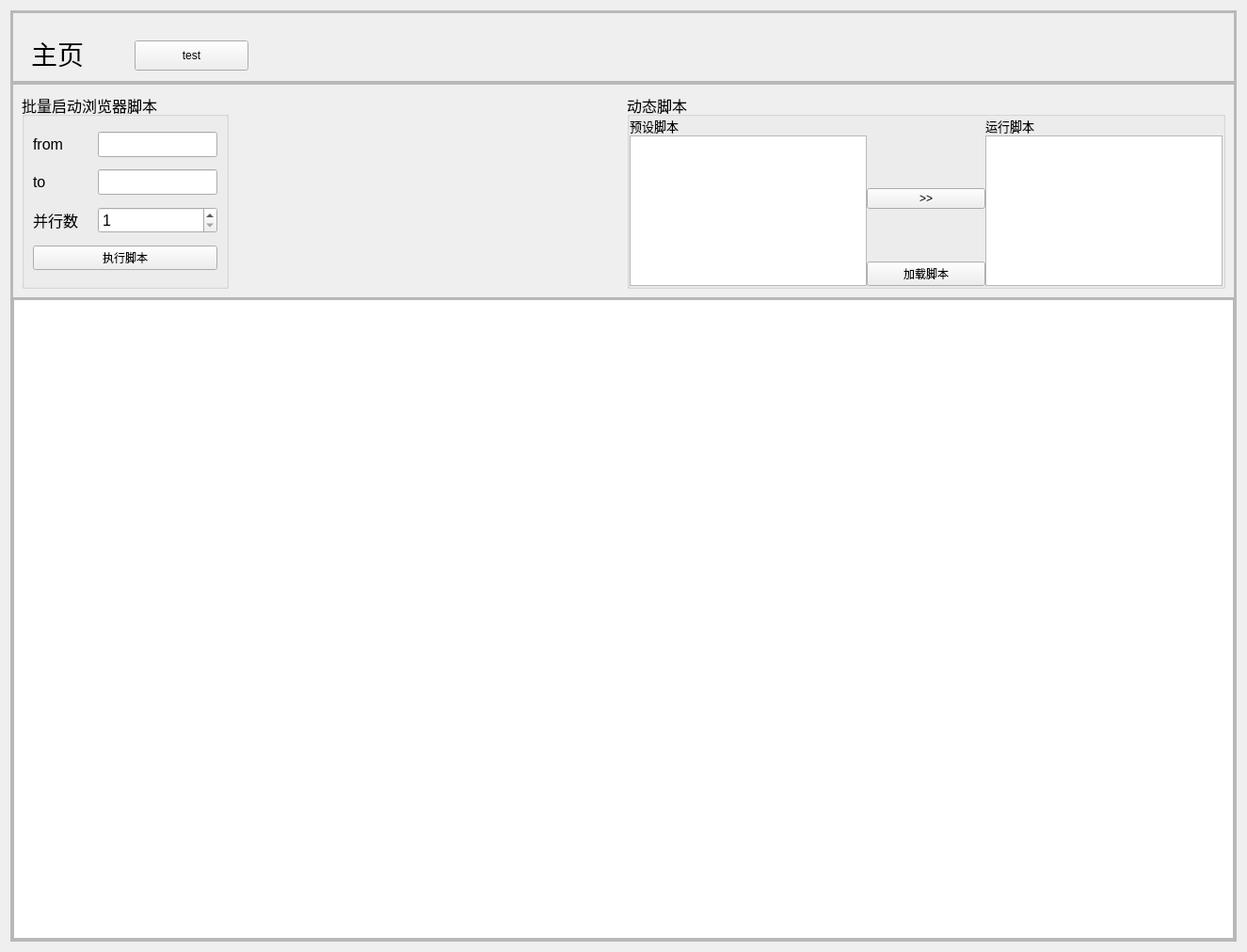
<?xml version="1.0" encoding="UTF-8"?>
<ui version="4.0">
 <class>Form</class>
 <widget class="QWidget" name="Form">
  <property name="geometry">
   <rect>
    <x>0</x>
    <y>0</y>
    <width>1325</width>
    <height>1012</height>
   </rect>
  </property>
  <property name="windowTitle">
   <string>Form</string>
  </property>
  <layout class="QVBoxLayout" name="verticalLayout_2">
   <item>
    <widget class="QFrame" name="frame_main">
     <property name="frameShape">
      <enum>QFrame::StyledPanel</enum>
     </property>
     <property name="frameShadow">
      <enum>QFrame::Raised</enum>
     </property>
     <layout class="QVBoxLayout" name="verticalLayout_3">
      <property name="spacing">
       <number>0</number>
      </property>
      <property name="leftMargin">
       <number>0</number>
      </property>
      <property name="topMargin">
       <number>0</number>
      </property>
      <property name="rightMargin">
       <number>0</number>
      </property>
      <property name="bottomMargin">
       <number>0</number>
      </property>
      <item>
       <widget class="QFrame" name="frame_1">
        <property name="sizePolicy">
         <sizepolicy hsizetype="Preferred" vsizetype="Expanding">
          <horstretch>0</horstretch>
          <verstretch>1</verstretch>
         </sizepolicy>
        </property>
        <property name="frameShape">
         <enum>QFrame::StyledPanel</enum>
        </property>
        <property name="frameShadow">
         <enum>QFrame::Raised</enum>
        </property>
        <layout class="QVBoxLayout" name="verticalLayout_4">
         <property name="spacing">
          <number>0</number>
         </property>
         <property name="leftMargin">
          <number>0</number>
         </property>
         <property name="topMargin">
          <number>0</number>
         </property>
         <property name="rightMargin">
          <number>0</number>
         </property>
         <property name="bottomMargin">
          <number>0</number>
         </property>
         <item>
          <widget class="QFrame" name="frame_1_1">
           <property name="sizePolicy">
            <sizepolicy hsizetype="Preferred" vsizetype="Expanding">
             <horstretch>0</horstretch>
             <verstretch>1</verstretch>
            </sizepolicy>
           </property>
           <property name="frameShape">
            <enum>QFrame::StyledPanel</enum>
           </property>
           <property name="frameShadow">
            <enum>QFrame::Raised</enum>
           </property>
           <widget class="TitleLabel" name="TitleLabel">
            <property name="geometry">
             <rect>
              <x>20</x>
              <y>30</y>
              <width>56</width>
              <height>28</height>
             </rect>
            </property>
            <property name="sizePolicy">
             <sizepolicy hsizetype="Expanding" vsizetype="Preferred">
              <horstretch>1</horstretch>
              <verstretch>0</verstretch>
             </sizepolicy>
            </property>
            <property name="font">
             <font>
              <family>黑体</family>
              <pointsize>21</pointsize>
              <bold>false</bold>
             </font>
            </property>
            <property name="text">
             <string>主页</string>
            </property>
           </widget>
           <widget class="PrimaryPushButton" name="PrimaryPushButton_test">
            <property name="geometry">
             <rect>
              <x>130</x>
              <y>30</y>
              <width>121</width>
              <height>32</height>
             </rect>
            </property>
            <property name="sizePolicy">
             <sizepolicy hsizetype="Expanding" vsizetype="Fixed">
              <horstretch>1</horstretch>
              <verstretch>0</verstretch>
             </sizepolicy>
            </property>
            <property name="font">
             <font>
              <pointsize>9</pointsize>
             </font>
            </property>
            <property name="text">
             <string>test</string>
            </property>
           </widget>
          </widget>
         </item>
        </layout>
       </widget>
      </item>
      <item>
       <widget class="QFrame" name="frame_2">
        <property name="sizePolicy">
         <sizepolicy hsizetype="Preferred" vsizetype="Expanding">
          <horstretch>0</horstretch>
          <verstretch>12</verstretch>
         </sizepolicy>
        </property>
        <property name="frameShape">
         <enum>QFrame::StyledPanel</enum>
        </property>
        <property name="frameShadow">
         <enum>QFrame::Raised</enum>
        </property>
        <layout class="QGridLayout" name="gridLayout">
         <property name="leftMargin">
          <number>0</number>
         </property>
         <property name="topMargin">
          <number>0</number>
         </property>
         <property name="rightMargin">
          <number>0</number>
         </property>
         <property name="bottomMargin">
          <number>0</number>
         </property>
         <property name="spacing">
          <number>0</number>
         </property>
         <item row="1" column="0">
          <widget class="QFrame" name="frame_2_2">
           <property name="sizePolicy">
            <sizepolicy hsizetype="Preferred" vsizetype="Preferred">
             <horstretch>0</horstretch>
             <verstretch>6</verstretch>
            </sizepolicy>
           </property>
           <property name="frameShape">
            <enum>QFrame::StyledPanel</enum>
           </property>
           <property name="frameShadow">
            <enum>QFrame::Raised</enum>
           </property>
           <layout class="QGridLayout" name="gridLayout_4">
            <property name="leftMargin">
             <number>0</number>
            </property>
            <property name="topMargin">
             <number>0</number>
            </property>
            <property name="rightMargin">
             <number>0</number>
            </property>
            <property name="bottomMargin">
             <number>0</number>
            </property>
            <property name="spacing">
             <number>0</number>
            </property>
            <item row="0" column="0">
             <widget class="QTableView" name="tableView_env_config"/>
            </item>
           </layout>
          </widget>
         </item>
         <item row="0" column="0">
          <widget class="QFrame" name="frame_2_1">
           <property name="sizePolicy">
            <sizepolicy hsizetype="Preferred" vsizetype="Preferred">
             <horstretch>3</horstretch>
             <verstretch>2</verstretch>
            </sizepolicy>
           </property>
           <property name="font">
            <font>
             <pointsize>12</pointsize>
            </font>
           </property>
           <property name="frameShape">
            <enum>QFrame::StyledPanel</enum>
           </property>
           <property name="frameShadow">
            <enum>QFrame::Raised</enum>
           </property>
           <layout class="QHBoxLayout" name="horizontalLayout">
            <item alignment="Qt::AlignLeft">
             <widget class="QGroupBox" name="groupBox">
              <property name="sizePolicy">
               <sizepolicy hsizetype="Preferred" vsizetype="Preferred">
                <horstretch>1</horstretch>
                <verstretch>0</verstretch>
               </sizepolicy>
              </property>
              <property name="title">
               <string>批量启动浏览器脚本</string>
              </property>
              <layout class="QGridLayout" name="gridLayout_3">
               <item row="2" column="1" colspan="2">
                <widget class="QSpinBox" name="spinBox_thread_count">
                 <property name="minimum">
                  <number>1</number>
                 </property>
                 <property name="maximum">
                  <number>5</number>
                 </property>
                </widget>
               </item>
               <item row="0" column="1" colspan="2">
                <widget class="QLineEdit" name="lineEdit_from"/>
               </item>
               <item row="1" column="1" colspan="2">
                <widget class="QLineEdit" name="lineEdit_to"/>
               </item>
               <item row="2" column="0">
                <widget class="QLabel" name="label_6">
                 <property name="text">
                  <string>并行数</string>
                 </property>
                </widget>
               </item>
               <item row="1" column="0">
                <widget class="QLabel" name="label_5">
                 <property name="text">
                  <string>to</string>
                 </property>
                </widget>
               </item>
               <item row="3" column="0" colspan="3">
                <widget class="PrimaryPushButton" name="PrimaryPushButton_run_script">
                 <property name="sizePolicy">
                  <sizepolicy hsizetype="Expanding" vsizetype="Fixed">
                   <horstretch>1</horstretch>
                   <verstretch>0</verstretch>
                  </sizepolicy>
                 </property>
                 <property name="font">
                  <font>
                   <pointsize>9</pointsize>
                  </font>
                 </property>
                 <property name="text">
                  <string>执行脚本</string>
                 </property>
                </widget>
               </item>
               <item row="0" column="0">
                <widget class="QLabel" name="label_4">
                 <property name="text">
                  <string>from</string>
                 </property>
                </widget>
               </item>
              </layout>
             </widget>
            </item>
            <item>
             <widget class="QGroupBox" name="groupBox_2">
              <property name="sizePolicy">
               <sizepolicy hsizetype="Preferred" vsizetype="Preferred">
                <horstretch>1</horstretch>
                <verstretch>0</verstretch>
               </sizepolicy>
              </property>
              <property name="font">
               <font>
                <pointsize>12</pointsize>
               </font>
              </property>
              <property name="title">
               <string>动态脚本</string>
              </property>
              <layout class="QGridLayout" name="gridLayout_2">
               <property name="leftMargin">
                <number>0</number>
               </property>
               <property name="topMargin">
                <number>0</number>
               </property>
               <property name="rightMargin">
                <number>0</number>
               </property>
               <property name="bottomMargin">
                <number>0</number>
               </property>
               <property name="spacing">
                <number>0</number>
               </property>
               <item row="1" column="1">
                <spacer name="verticalSpacer_2">
                 <property name="orientation">
                  <enum>Qt::Vertical</enum>
                 </property>
                 <property name="sizeHint" stdset="0">
                  <size>
                   <width>20</width>
                   <height>40</height>
                  </size>
                 </property>
                </spacer>
               </item>
               <item row="4" column="1">
                <widget class="PrimaryPushButton" name="PrimaryPushButton_load_script">
                 <property name="sizePolicy">
                  <sizepolicy hsizetype="Expanding" vsizetype="Fixed">
                   <horstretch>1</horstretch>
                   <verstretch>1</verstretch>
                  </sizepolicy>
                 </property>
                 <property name="font">
                  <font>
                   <pointsize>9</pointsize>
                  </font>
                 </property>
                 <property name="text">
                  <string>加载脚本</string>
                 </property>
                </widget>
               </item>
               <item row="3" column="1">
                <spacer name="verticalSpacer">
                 <property name="orientation">
                  <enum>Qt::Vertical</enum>
                 </property>
                 <property name="sizeHint" stdset="0">
                  <size>
                   <width>20</width>
                   <height>40</height>
                  </size>
                 </property>
                </spacer>
               </item>
               <item row="0" column="0">
                <widget class="QLabel" name="label">
                 <property name="sizePolicy">
                  <sizepolicy hsizetype="Preferred" vsizetype="Preferred">
                   <horstretch>0</horstretch>
                   <verstretch>1</verstretch>
                  </sizepolicy>
                 </property>
                 <property name="font">
                  <font>
                   <pointsize>10</pointsize>
                  </font>
                 </property>
                 <property name="text">
                  <string>预设脚本</string>
                 </property>
                </widget>
               </item>
               <item row="0" column="2">
                <widget class="QLabel" name="label_2">
                 <property name="sizePolicy">
                  <sizepolicy hsizetype="Preferred" vsizetype="Preferred">
                   <horstretch>0</horstretch>
                   <verstretch>1</verstretch>
                  </sizepolicy>
                 </property>
                 <property name="font">
                  <font>
                   <pointsize>10</pointsize>
                  </font>
                 </property>
                 <property name="text">
                  <string>运行脚本</string>
                 </property>
                </widget>
               </item>
               <item row="2" column="1">
                <widget class="PrimaryPushButton" name="PrimaryPushButton_add_script">
                 <property name="sizePolicy">
                  <sizepolicy hsizetype="Expanding" vsizetype="Fixed">
                   <horstretch>1</horstretch>
                   <verstretch>1</verstretch>
                  </sizepolicy>
                 </property>
                 <property name="font">
                  <font>
                   <pointsize>9</pointsize>
                  </font>
                 </property>
                 <property name="text">
                  <string>&gt;&gt;</string>
                 </property>
                </widget>
               </item>
               <item row="1" column="0" rowspan="4">
                <widget class="QListView" name="listView_load_script">
                 <property name="sizePolicy">
                  <sizepolicy hsizetype="Expanding" vsizetype="Expanding">
                   <horstretch>2</horstretch>
                   <verstretch>4</verstretch>
                  </sizepolicy>
                 </property>
                </widget>
               </item>
               <item row="1" column="2" rowspan="4">
                <widget class="QListView" name="listView_run_script">
                 <property name="sizePolicy">
                  <sizepolicy hsizetype="Expanding" vsizetype="Expanding">
                   <horstretch>2</horstretch>
                   <verstretch>4</verstretch>
                  </sizepolicy>
                 </property>
                </widget>
               </item>
              </layout>
             </widget>
            </item>
           </layout>
          </widget>
         </item>
        </layout>
       </widget>
      </item>
     </layout>
    </widget>
   </item>
  </layout>
 </widget>
 <customwidgets>
  <customwidget>
   <class>PushButton</class>
   <extends>QPushButton</extends>
   <header>qfluentwidgets</header>
  </customwidget>
  <customwidget>
   <class>PrimaryPushButton</class>
   <extends>PushButton</extends>
   <header>qfluentwidgets</header>
  </customwidget>
  <customwidget>
   <class>TitleLabel</class>
   <extends>QLabel</extends>
   <header>qfluentwidgets</header>
  </customwidget>
 </customwidgets>
 <resources/>
 <connections/>
</ui>
